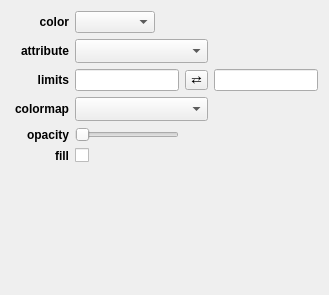
<?xml version="1.0" encoding="UTF-8"?>
<ui version="4.0">
 <class>Form</class>
 <widget class="QWidget" name="Form">
  <property name="geometry">
   <rect>
    <x>0</x>
    <y>0</y>
    <width>329</width>
    <height>295</height>
   </rect>
  </property>
  <property name="windowTitle">
   <string>Form</string>
  </property>
  <layout class="QGridLayout" name="gridLayout">
   <item row="0" column="1">
    <widget class="QLabel" name="label_10">
     <property name="font">
      <font>
       <weight>75</weight>
       <bold>true</bold>
      </font>
     </property>
     <property name="text">
      <string>color</string>
     </property>
     <property name="alignment">
      <set>Qt::AlignRight|Qt::AlignTrailing|Qt::AlignVCenter</set>
     </property>
    </widget>
   </item>
   <item row="0" column="2">
    <widget class="QComboBox" name="combosel_cmap_mode">
     <property name="maximumSize">
      <size>
       <width>80</width>
       <height>16777215</height>
      </size>
     </property>
    </widget>
   </item>
   <item row="1" column="0" colspan="2">
    <widget class="QLabel" name="label_cmap_attribute">
     <property name="font">
      <font>
       <weight>75</weight>
       <bold>true</bold>
      </font>
     </property>
     <property name="text">
      <string>attribute</string>
     </property>
     <property name="alignment">
      <set>Qt::AlignRight|Qt::AlignTrailing|Qt::AlignVCenter</set>
     </property>
    </widget>
   </item>
   <item row="2" column="1">
    <widget class="QLabel" name="label_cmap_limits">
     <property name="font">
      <font>
       <weight>75</weight>
       <bold>true</bold>
      </font>
     </property>
     <property name="text">
      <string>limits</string>
     </property>
     <property name="alignment">
      <set>Qt::AlignRight|Qt::AlignTrailing|Qt::AlignVCenter</set>
     </property>
    </widget>
   </item>
   <item row="2" column="2">
    <widget class="QLineEdit" name="valuetext_cmap_vmin"/>
   </item>
   <item row="2" column="3">
    <widget class="QToolButton" name="button_flip_cmap">
     <property name="styleSheet">
      <string notr="true">padding: 0px</string>
     </property>
     <property name="text">
      <string>⇄</string>
     </property>
    </widget>
   </item>
   <item row="2" column="4">
    <widget class="QLineEdit" name="valuetext_cmap_vmax"/>
   </item>
   <item row="3" column="0" colspan="2">
    <widget class="QLabel" name="label_colormap">
     <property name="font">
      <font>
       <weight>75</weight>
       <bold>true</bold>
      </font>
     </property>
     <property name="text">
      <string>colormap</string>
     </property>
     <property name="alignment">
      <set>Qt::AlignRight|Qt::AlignTrailing|Qt::AlignVCenter</set>
     </property>
    </widget>
   </item>
   <item row="4" column="0" colspan="2">
    <widget class="QLabel" name="label_7">
     <property name="font">
      <font>
       <weight>75</weight>
       <bold>true</bold>
      </font>
     </property>
     <property name="text">
      <string>opacity</string>
     </property>
     <property name="alignment">
      <set>Qt::AlignRight|Qt::AlignTrailing|Qt::AlignVCenter</set>
     </property>
    </widget>
   </item>
   <item row="4" column="2">
    <widget class="QSlider" name="value_alpha">
     <property name="maximum">
      <number>100</number>
     </property>
     <property name="orientation">
      <enum>Qt::Horizontal</enum>
     </property>
    </widget>
   </item>
   <item row="5" column="1">
    <widget class="QLabel" name="label_fill">
     <property name="font">
      <font>
       <weight>75</weight>
       <bold>true</bold>
      </font>
     </property>
     <property name="text">
      <string>fill</string>
     </property>
     <property name="alignment">
      <set>Qt::AlignRight|Qt::AlignTrailing|Qt::AlignVCenter</set>
     </property>
    </widget>
   </item>
   <item row="5" column="2">
    <widget class="QCheckBox" name="bool_fill">
     <property name="text">
      <string/>
     </property>
    </widget>
   </item>
   <item row="6" column="0">
    <spacer name="verticalSpacer">
     <property name="orientation">
      <enum>Qt::Vertical</enum>
     </property>
     <property name="sizeHint" stdset="0">
      <size>
       <width>20</width>
       <height>85</height>
      </size>
     </property>
    </spacer>
   </item>
   <item row="6" column="1" colspan="4">
    <spacer name="horizontalSpacer">
     <property name="orientation">
      <enum>Qt::Horizontal</enum>
     </property>
     <property name="sizeHint" stdset="0">
      <size>
       <width>256</width>
       <height>20</height>
      </size>
     </property>
    </spacer>
   </item>
   <item row="1" column="2" colspan="2">
    <widget class="QComboBox" name="combosel_cmap_att">
     <property name="sizeAdjustPolicy">
      <enum>QComboBox::AdjustToMinimumContentsLengthWithIcon</enum>
     </property>
    </widget>
   </item>
   <item row="3" column="2" colspan="2">
    <widget class="QColormapCombo" name="combodata_cmap">
     <property name="sizePolicy">
      <sizepolicy hsizetype="Expanding" vsizetype="Fixed">
       <horstretch>0</horstretch>
       <verstretch>0</verstretch>
      </sizepolicy>
     </property>
     <property name="sizeAdjustPolicy">
      <enum>QComboBox::AdjustToMinimumContentsLengthWithIcon</enum>
     </property>
    </widget>
   </item>
   <item row="0" column="3" colspan="2">
    <widget class="QColorBox" name="color_color">
     <property name="sizePolicy">
      <sizepolicy hsizetype="Preferred" vsizetype="Minimum">
       <horstretch>0</horstretch>
       <verstretch>0</verstretch>
      </sizepolicy>
     </property>
     <property name="text">
      <string/>
     </property>
    </widget>
   </item>
  </layout>
 </widget>
 <customwidgets>
  <customwidget>
   <class>QColormapCombo</class>
   <extends>QComboBox</extends>
   <header>glue.utils.qt.colors</header>
  </customwidget>
  <customwidget>
   <class>QColorBox</class>
   <extends>QLabel</extends>
   <header>glue.utils.qt.colors</header>
  </customwidget>
 </customwidgets>
 <resources/>
 <connections/>
</ui>
